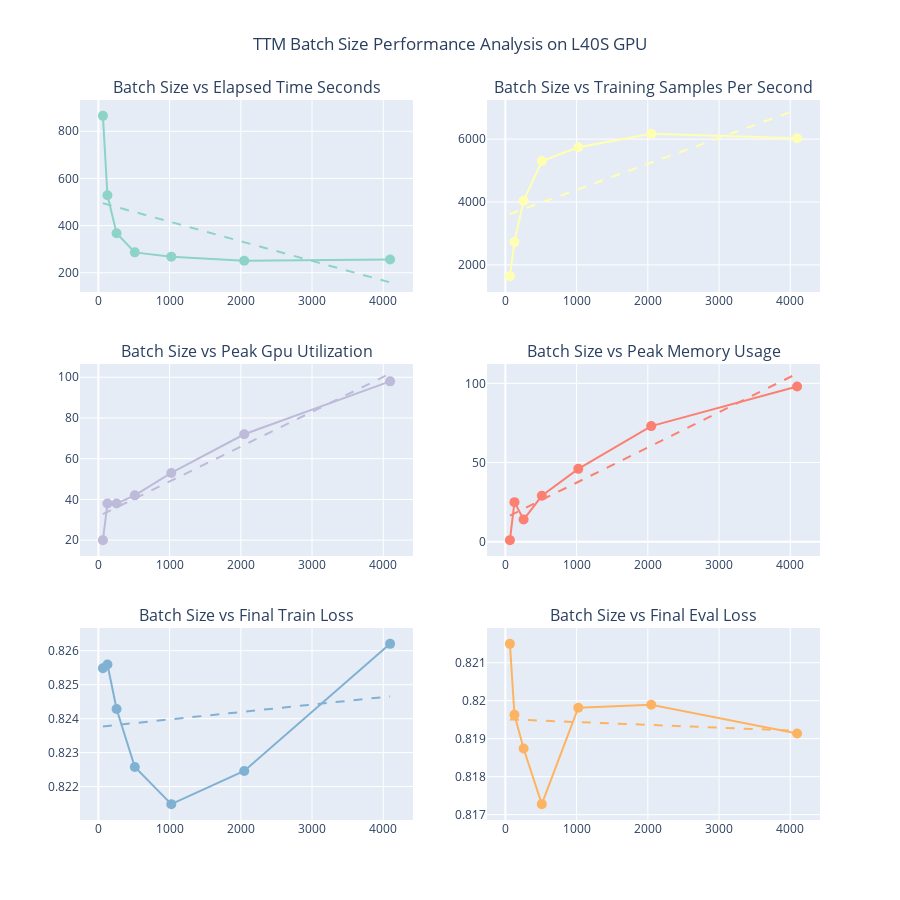

Notebook source saved alongside this figure:
### Code cell
# Create interactive scatter plots for batch size analysis
def create_batch_size_plots(df, metrics):
    """Create interactive scatter plots for different metrics vs batch size"""
    
    # Create subplots
    n_metrics = len(metrics)
    cols = 2
    rows = (n_metrics + 1) // 2
    
    fig = make_subplots(
        rows=rows, cols=cols,
        subplot_titles=[f"Batch Size vs {metric.replace('_', ' ').title()}" for metric in metrics],
        vertical_spacing=0.1,
        horizontal_spacing=0.1
    )
    
    colors = px.colors.qualitative.Set3
    
    for i, metric in enumerate(metrics):
        row = (i // cols) + 1
        col = (i % cols) + 1
        
        # Handle missing values
        plot_df = df[df[metric].notna()].copy()
        
        if len(plot_df) == 0:
            continue
            
        fig.add_trace(
            go.Scatter(
                x=plot_df['batch_size'],
                y=plot_df[metric],
                mode='markers+lines',
                name=metric.replace('_', ' ').title(),
                marker=dict(size=10, color=colors[i % len(colors)]),
                hovertemplate=f"<b>Batch Size:</b> %{{x}}<br>" +
                             f"<b>{metric.replace('_', ' ').title()}:</b> %{{y}}<br>" +
                             "<b>Job ID:</b> %{customdata}<extra></extra>",
                customdata=plot_df['job_id'],
                showlegend=False
            ),
            row=row, col=col
        )
        
        # Add trend line
        if len(plot_df) > 1:
            z = np.polyfit(plot_df['batch_size'], plot_df[metric], 1)
            p = np.poly1d(z)
            x_trend = np.linspace(plot_df['batch_size'].min(), plot_df['batch_size'].max(), 100)
            
            fig.add_trace(
                go.Scatter(
                    x=x_trend,
                    y=p(x_trend),
                    mode='lines',
                    name=f'{metric} trend',
                    line=dict(dash='dash', color=colors[i % len(colors)]),
                    showlegend=False,
                    hoverinfo='skip'
                ),
                row=row, col=col
            )
    
    fig.update_layout(
        height=300 * rows,
        title_text="TTM Batch Size Performance Analysis on L40S GPU",
        title_x=0.5,
        showlegend=True
    )
    
    return fig

# Define metrics to analyze
performance_metrics = [
    'elapsed_time_seconds',
    'training_samples_per_second', 
    'peak_gpu_utilization',
    'peak_memory_usage',
    'final_train_loss',
    'final_eval_loss'
]

# Create the plots
fig = create_batch_size_plots(completed_experiments, performance_metrics)
fig.show()
